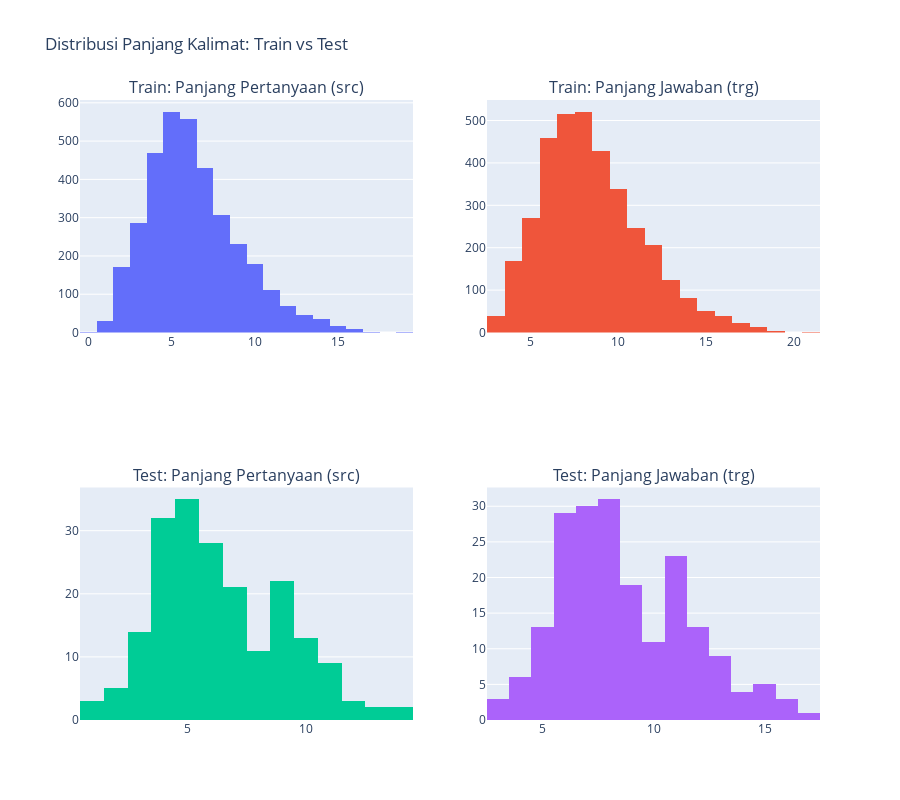

The cell this chart's notebook holds for it:
### Code cell
# 4.5. Visualisasi: Distribusi panjang kalimat (train vs test)
fig = make_subplots(
    rows=2, cols=2,
    subplot_titles=(
        "Train: Panjang Pertanyaan (src)",
        "Train: Panjang Jawaban (trg)",
        "Test: Panjang Pertanyaan (src)",
        "Test: Panjang Jawaban (trg)"
    )
)

# Plot histogram
fig.add_trace(go.Histogram(x=df_train['src_len'], name='train_src'), row=1, col=1)
fig.add_trace(go.Histogram(x=df_train['trg_len'], name='train_trg'), row=1, col=2)
fig.add_trace(go.Histogram(x=df_test['src_len'], name='test_src'), row=2, col=1)
fig.add_trace(go.Histogram(x=df_test['trg_len'], name='test_trg'), row=2, col=2)

fig.update_layout(
    height=800,
    title_text="Distribusi Panjang Kalimat: Train vs Test",
    showlegend=False
)
fig.show()

### Figure 1 — Plotly figure (JSON) as saved in the notebook; plotly's stock layout.template omitted (floating-point values rounded to 4 significant figures; data arrays with more than 128 entries replaced by an {"elided": "..."} marker saying what was removed)
{"data": [{"name": "train_src", "type": "histogram", "x": {"elided": "3525 int values"}, "xaxis": "x", "yaxis": "y"}, {"name": "train_trg", "type": "histogram", "x": {"elided": "3525 int values"}, "xaxis": "x2", "yaxis": "y2"}, {"name": "test_src", "type": "histogram", "x": {"elided": "200 int values"}, "xaxis": "x3", "yaxis": "y3"}, {"name": "test_trg", "type": "histogram", "x": {"elided": "200 int values"}, "xaxis": "x4", "yaxis": "y4"}], "layout": {"annotations": [{"font": {"size": 16}, "showarrow": false, "text": "Train: Panjang Pertanyaan (src)", "x": 0.225, "xanchor": "center", "xref": "paper", "y": 1, "yanchor": "bottom", "yref": "paper"}, {"font": {"size": 16}, "showarrow": false, "text": "Train: Panjang Jawaban (trg)", "x": 0.775, "xanchor": "center", "xref": "paper", "y": 1, "yanchor": "bottom", "yref": "paper"}, {"font": {"size": 16}, "showarrow": false, "text": "Test: Panjang Pertanyaan (src)", "x": 0.225, "xanchor": "center", "xref": "paper", "y": 0.375, "yanchor": "bottom", "yref": "paper"}, {"font": {"size": 16}, "showarrow": false, "text": "Test: Panjang Jawaban (trg)", "x": 0.775, "xanchor": "center", "xref": "paper", "y": 0.375, "yanchor": "bottom", "yref": "paper"}], "height": 800, "showlegend": false, "title": {"text": "Distribusi Panjang Kalimat: Train vs Test"}, "xaxis": {"anchor": "y", "domain": [0, 0.45]}, "xaxis2": {"anchor": "y2", "domain": [0.55, 1]}, "xaxis3": {"anchor": "y3", "domain": [0, 0.45]}, "xaxis4": {"anchor": "y4", "domain": [0.55, 1]}, "yaxis": {"anchor": "x", "domain": [0.625, 1]}, "yaxis2": {"anchor": "x2", "domain": [0.625, 1]}, "yaxis3": {"anchor": "x3", "domain": [0, 0.375]}, "yaxis4": {"anchor": "x4", "domain": [0, 0.375]}}}
